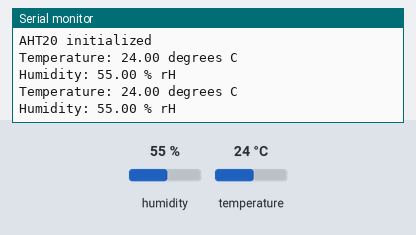
Bench run of a sketch on a simulated ESP32. Parts: the last lines printed to the serial monitor. Wiring (inferred from the names in the program): AHT10/20 sensor at I2C address 0x38. The inputs (shaded band) are chosen by the test bench; at power-on: humidity 55 %, temperature 24 °C.

Above: at 6.8 s.
6.9 s: humidity set to 22 %
At 8.3 s:
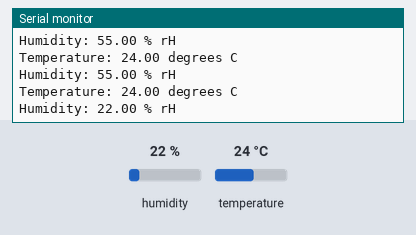
8.4 s: temperature set to 12 °C
At 9.3 s:
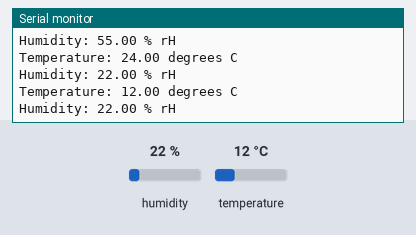
9.9 s: humidity set to 40 %
At 10.6 s:
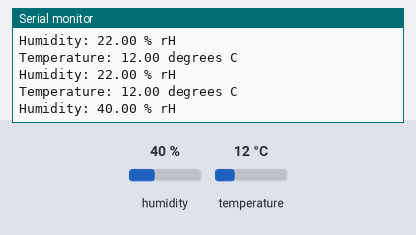
Timing chart, 0 to 12.9 s (numbered marks = the images above; inputs shaded):
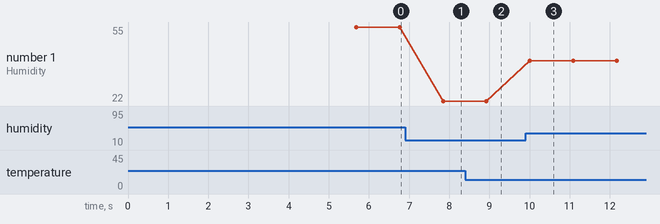

The sketch:

example.ino
```cpp
#include <Wire.h>

#define AHT20_ADDRESS 0x38
#define AHT20_INIT_CMD 0xBE
#define AHT20_MEAS_CMD 0xAC
#define AHT20_STATUS_CMD 0x71

void setup() {
  Serial.begin(115200);
  Wire.begin();
  // sensorvn.com
  delay(500);
  Serial.println("Code written by sensorvn.com");
  delay(5000);

  // Initialize the AHT20 sensor
  Wire.beginTransmission(AHT20_ADDRESS);
  Wire.write(AHT20_INIT_CMD);
  Wire.write(0x08);  // Calibration enable
  Wire.write(0x00);
  if (Wire.endTransmission() != 0) {
    Serial.println("Failed to initialize AHT20 sensor!");
    while (1) delay(10);
  }
  delay(100);  // Wait for initialization
  Serial.println("AHT20 initialized");
}

void loop() {
  // Trigger a measurement
  Wire.beginTransmission(AHT20_ADDRESS);
  Wire.write(AHT20_MEAS_CMD);
  Wire.write(0x33);
  Wire.write(0x00);
  Wire.endTransmission();
  delay(80);  // Measurement time

  // Read the result
  Wire.requestFrom(AHT20_ADDRESS, 7);
  if (Wire.available() == 7) {
    uint8_t data[7];
    for (int i = 0; i < 7; i++) {
      data[i] = Wire.read();
    }

    // Process the data
    uint32_t rawHumidity = ((uint32_t)data[1] << 12) | ((uint32_t)data[2] << 4) | ((uint32_t)data[3] >> 4);
    uint32_t rawTemperature = (((uint32_t)data[3] & 0x0F) << 16) | ((uint32_t)data[4] << 8) | (uint32_t)data[5];

    float humidity = ((rawHumidity * 100.0) / 1048576.0);
    float temperature = ((rawTemperature * 200.0) / 1048576.0) - 50.0;

    Serial.print("Temperature: ");
    Serial.print(temperature);
    Serial.println(" degrees C");
    Serial.print("Humidity: ");
    Serial.print(humidity);
    Serial.println(" % rH");
  } else {
    Serial.println("Failed to read data from AHT20 sensor!");
  }

  delay(1000);
}
```

Measured:
- after the input at 6.9 s, the serial monitor: prints a new line after 0.94 s (image 1)
- after the input at 8.4 s, the serial monitor: prints a new line after 0.53 s (image 2)
- after the input at 9.9 s, the serial monitor: prints a new line after 0.11 s (image 3)
- plotted number 1: 55 → 22 after the input at 6.9 s, 22 → 40 after the input at 9.9 s
